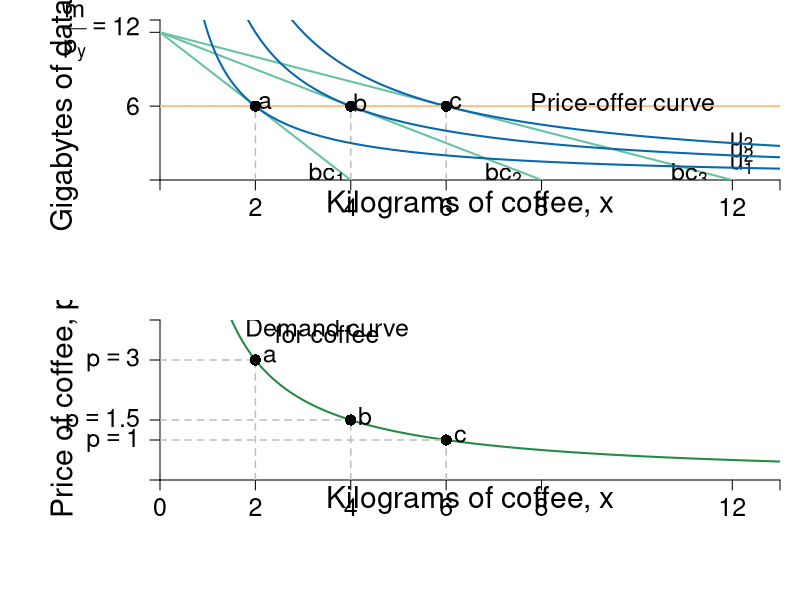

Source code (R):
#Graph Designer: Simon Halliday
#Authors: Bowles and Halliday
#Title: Microeconomics: Competition, Conflict and Coordination

library(shape)
pdf(file = "constrained_optimization/cd_coffee_stacked.pdf", width = 9, height = 14)

#Set parameters for graphics
pointsize <- 1.8
axislabelsize <- 1.8
labelsize <- 1.5
namesize <- 1.8
annotatesize <- 1.5
graphlinewidth <- 2
segmentlinewidth <- 1.5


COL <- c("#7fc97f", "#beaed4", "#fdc086", "#ffff99", "#386cb0", "#f0027f", "#bf5b17", "#666666")
COLA <- c("#e0f3db", "#99d8c9","#66c2a4","#41ae76", "#238b45", "#005824")
COLB <- c("#4eb3d3", "#2b8cbe", "#0868ac","#084081")

#Edited the margins to cater for the larger LHS labels
par(mar =  c(6, 8, 1, 1), mfrow = c(2,1))


# demandcd ----------------------------------------------------------------


uA <- function(x, y, alpha = 0.5) {
  x^(alpha)*y^(1 - alpha)
}

bcA <- function(x, w = 20, p = 2) {
  w - p*x
}


xlims <- c(0, 13)
ylims <- c(0, 13)

npts <- 501 
x <- seq(xlims[1], xlims[2], length.out = npts)
y <- seq(ylims[1], ylims[2], length.out = npts) 
a <- c(sqrt(2)*sqrt(6), 2*sqrt(6), 6)

plot(0, 0, xlim = xlims, ylim = ylims, type = "n",
     xlab = expression(paste("")),
     ylab = expression(paste("")), 
     xaxt = "n", 
     yaxt = "n", 
     cex.lab = axislabelsize, 
     bty = "n",
     xaxs = "i", 
     yaxs = "i")

ticksy <- c(0, 6, 12, ylims[2])
ylabels <- c(NA, 6, expression(paste(frac(m,p[y])==12 )), NA)
ticksx <- c(0, 2, 4, 6, 8, 12, xlims[2])
xlabels <- c(NA, 2, 4, 6, 8, 12, NA)

axis(1, at = ticksx, pos = 0, labels = xlabels, cex.axis = labelsize)
axis(2, at = ticksy, pos = 0, labels = ylabels, las = 1, cex.axis = labelsize)

npts <- 500 
xx1 <- seq(xlims[1], xlims[2], length.out = npts)

lines(xx1, bcA(xx1, w = 12, p = 1), col = COLA[3], lwd = graphlinewidth)
lines(xx1, bcA(xx1, w = 12, p = 1.5), col = COLA[3], lwd = graphlinewidth)
lines(xx1, bcA(xx1, w = 12, p = 3), col = COLA[3], lwd = graphlinewidth)
#lines(xx1, indiffA1(xx1, uA = 20, rmax = 2.5, xmax = 10), col = COLB[4], lwd = graphlinewidth)


#Label Axes
#mtext(expression(paste("Kilograms of coffee, ", x)), side=1, line = 2.5, cex = axislabelsize)

text(0.5*xlims[2], -2, expression(paste("Kilograms of coffee, ", x)), xpd = TRUE, cex = axislabelsize) 
text(-2, 0.5*ylims[2], expression(paste("Gigabytes of data, ", y)), xpd = TRUE, cex = axislabelsize, srt = 90) 

segments(0, 6, 6, 6, lty = 2, col = "gray" , lwd = segmentlinewidth)
segments(2, 0, 2, 6, lty = 2, col = "gray" , lwd = segmentlinewidth)
segments(4, 0, 4, 6, lty = 2, col = "gray" , lwd = segmentlinewidth)
segments(6, 0, 6, 6, lty = 2, col = "gray" , lwd = segmentlinewidth)

#Label the budget curve functions for the HG, Aisha
text(3.5, 0.5, expression(bc[1]), cex = annotatesize)
text(7.2, 0.5, expression(bc[2]), cex = annotatesize)
text(11.1, 0.5, expression(bc[3]), cex = annotatesize)

#adding iso-welfare functions:

#Label the iso-welfare functions for the HG, Aisha
text(12.2, 1.2, expression(u[1]), cex = annotatesize)
text(12.2, 2.2, expression(u[2]), cex = annotatesize)
text(12.2, 3.15, expression(u[3]), cex = annotatesize)
#text(6.6, 8.3, expression(u[4]^A))

contour(x, y, 
        outer(x, y, uA),
        drawlabels = FALSE,
        col = COLB[3],
        lwd = graphlinewidth,
        levels = a, 
        xaxs = "i", 
        yaxs = "i", 
        add = TRUE)

abline(h=6, col=COL[3], lwd=graphlinewidth)


points(2, 6, pch = 16, col = "black", cex = 1.5)
text(2.2, 6.3, expression(a), cex = annotatesize)
points(4, 6, pch = 16, col = "black", cex = 1.5)
text(4.2, 6.3, expression(b), cex = annotatesize)
points(6, 6, pch = 16, col = "black", cex = 1.5)
text(6.2, 6.3, expression(c), cex = annotatesize)

#Arrows(8.5, 6, 6.5, 6, col = "black", lty = 1, lwd = 2, arr.type = "triangle", arr.lwd = 0.5)
text(9.7, 6.3, expression(paste("Price-offer curve")), cex = annotatesize)


# cd_demand_coffeedata ----------------------------------------------------


ppf <- function(x, slope = 1, bary = 20) {
  bary - slope * x
}

demand <- function(x, alpha = 0.5, endowment = 12){
  (endowment*alpha)/x
}

uFn <- function(x, y, alpha = 0.8){
  ((x)^alpha)*(y^(1-alpha))
}

indiffA <- function(x, ubar = uFn(8,2) - 1, alpha = 0.3) {
  (ubar/ ((x)^alpha))^(1/ (1 - alpha))
}

ylims <- c(0, 4)
xlims <- c(0, 13)

npts <- 501 
x <- seq(xlims[1], xlims[2], length.out = npts)
y <- seq(ylims[1], ylims[2], length.out = npts) 
a <- c(uFn(16, 2), uFn(16, 4), uFn(16, 8)) #alpha = 0.8

plot(0, 0, xlim = xlims, ylim = ylims, type = "n",
     xlab = expression(paste("")),
     ylab = expression(paste("")), 
     xaxt = "n", 
     yaxt = "n", 
     cex.lab = axislabelsize, 
     bty = "n", 
     xaxs = "i", 
     yaxs = "i"
)


ticksx <- c(0, 2, 4, 6, 8, 12, 13)
xlabels <- c(0, 2, 4, 6, 8, 12, NA)
ticksy <- c(ylims[1], 1, 1.5, 3, ylims[2])
ylabels <- c(NA, expression(paste(p == 1)), expression(paste(p == 1.5)), expression(paste(p == 3)), NA)

axis(1, at = ticksx, pos = 0, labels = xlabels, cex.axis = labelsize)
axis(2, at = ticksy, pos = 0, labels = ylabels, las = 1, cex.axis = labelsize)

npts <- 500 
xx1 <- seq(xlims[1], xlims[2], length.out = npts)
xx2 <- seq(0, xlims[2], length.out = npts)
xx3 <- seq(xlims[1], 0, length.out = npts)

#Draw the graphs
lines(xx1, demand(xx1), col = COLA[5], lwd = graphlinewidth)

#Axis labels
text(0.5*xlims[2], -.5, expression(paste("Kilograms of coffee, ", x)), xpd = TRUE, cex = axislabelsize) 
text(-2, 0.5*ylims[2], expression(paste("Price of coffee, ", p[x])), xpd = TRUE, cex = axislabelsize, srt = 90) 

#Add mrs = mrt at i
text(11, 16.75, expression(paste("for ", alpha == 0.5, " and ", m == 100)), cex = labelsize)
text(11, 15.25, expression(paste("then ", x == 5)), cex = labelsize)
text(11, 16, expression(paste("when ", p[x] == 10)), cex = labelsize)
Arrows(10, 15, 5.5, 10.5, col = "black", lty = 1, lwd = 2, arr.type = "triangle", arr.lwd = 0.5)

#Label the indifference curves
text(8.1, 38, expression(u[1]^A), cex = labelsize)
text(9.5, 38, expression(u[2]^A), cex = labelsize)
text(11.3, 38, expression(u[3]^A), cex = labelsize)

#Label the feasible frontiers
text(3.5, 3.8, expression(paste("Demand curve")), cex = labelsize)
text(3.5, 3.65, expression(paste("for coffee")), cex = labelsize)
text(14, 6, expression(paste(x == frac(alpha*m, p[x]), " or")), cex = labelsize)
text(14, 4.5, expression(paste(p[x] == frac(alpha*m, x))), cex = labelsize)

#Vector of quantity demanded from the adjacent figure
demandx <- c(2, 4, 6)
#Segments for the prices and quantities
segments(0, demand(demandx[1]), demandx[1], demand(demandx[1]), lty = 2, col = "gray", lwd = segmentlinewidth)
segments(demandx[1], 0, demandx[1], demand(demandx[1]), lty = 2, col = "gray", lwd = segmentlinewidth)
segments(0, demand(demandx[2]), demandx[2], demand(demandx[2]), lty = 2, col = "gray", lwd = segmentlinewidth)
segments(demandx[2], 0, demandx[2], demand(demandx[2]), lty = 2, col = "gray", lwd = segmentlinewidth)
segments(0, demand(demandx[3]), demandx[3], demand(demandx[3]), lty = 2, col = "gray", lwd = segmentlinewidth)
segments(demandx[3], 0, demandx[3], demand(demandx[3]), lty = 2, col = "gray", lwd = segmentlinewidth)

points(demandx[1], demand(demandx[1]), pch = 16, col = "black", cex = 1.5)
points(demandx[2], demand(demandx[2]), pch = 16, col = "black", cex = 1.5)
points(demandx[3], demand(demandx[3]), pch = 16, col = "black", cex = 1.5)

text(demandx[1] + 0.3, demand(demandx[1]) + 0.1, 
     expression(paste(a)), cex = annotatesize)

text(demandx[2] + 0.3, demand(demandx[2]) + 0.1, 
     expression(paste(b)), cex = annotatesize)

text(demandx[3] + 0.3, demand(demandx[3]) + 0.1, 
     expression(paste(c)), cex = annotatesize)

dev.off()
